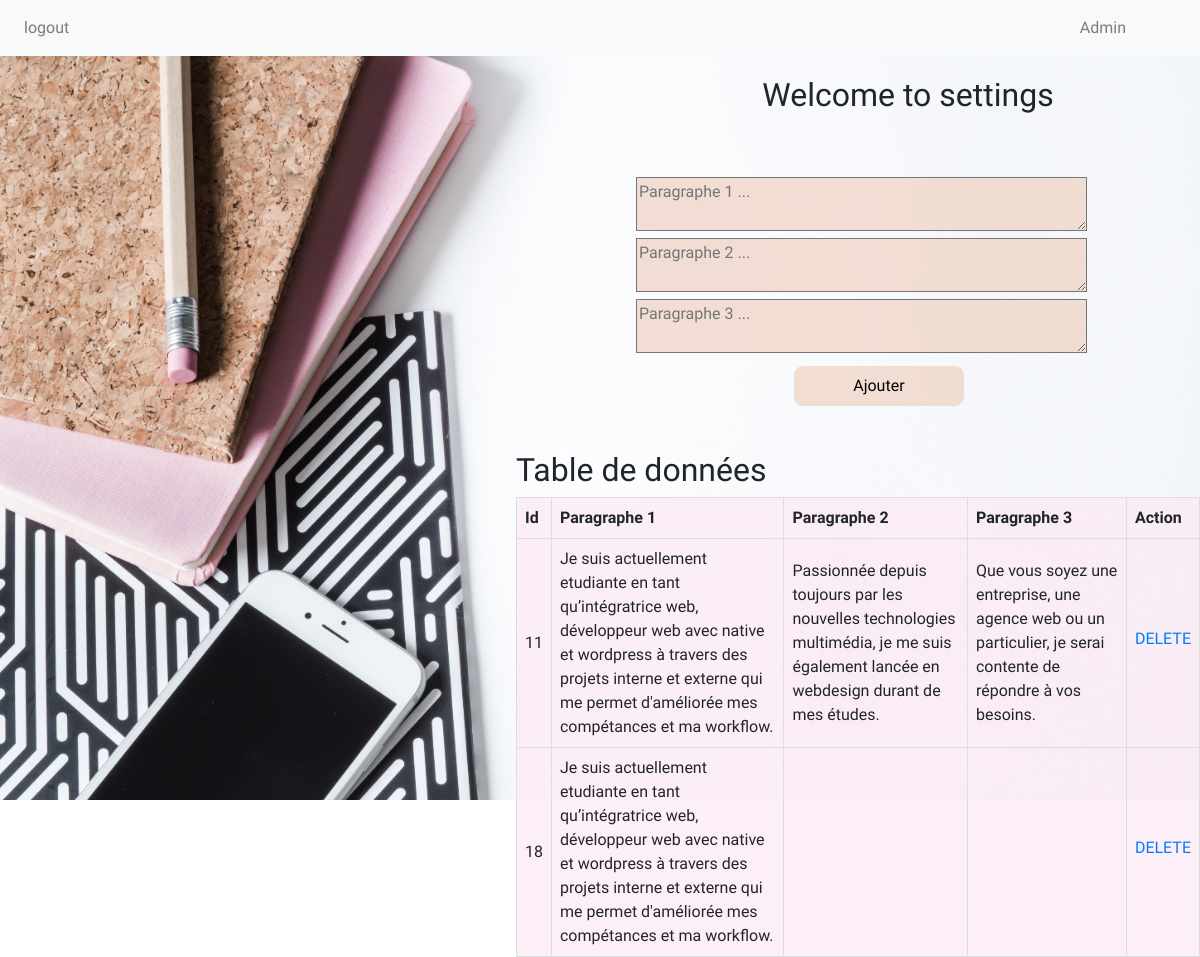
Screenshot of /projet_fil_rouge/parabout.php (signed in) with the database file from the repository.
### tables this page shows
CREATE TABLE `about` (
  `id` int(11) NOT NULL,
  `para1` text NOT NULL,
  `para2` text NOT NULL,
  `para3` text NOT NULL
);

### projet_fil_rouge/parabout.php (the view, shortened to what this page needs)
<?php
require('navadmin.php');
require('conex.php');
?>
<!DOCTYPE html>
<html lang="en">
<head>
</head>
<body>
<div>
        <div class="title2"> <h2>Welcome to settings </h2></div>
    </div>
    <div class="formPortfolio">
                <form class="projectForm" class="felx_about " action="" method="POST">
                  <br>  <textarea type="text" name="para1" class="aboutext"  placeholder="Paragraphe 1 ..."></textarea>
                 <br>   <textarea type="text" name="para2" class="aboutext" placeholder="Paragraphe 2 ..."></textarea>
                   <br> <textarea type="text" name="para3"class="aboutext"  placeholder="Paragraphe 3 ..."></textarea>
                    <br> <input class="btn_about" class="projectForm__sendBtn" type="submit" value="Ajouter" name="Ajouter">
                </form>
    </div>
    <div class="dataPortfolio">
                <h2 class="titlePortfolio">Table de données</h2>
                <form class="form1" method="POST">
                    <table id="portfolioTable">
                        <tr>
                            <th>Id</th>
                            <th>Paragraphe 1</th>
                            <th>Paragraphe 2</th>
                            <th>Paragraphe 3</th>
                            <th>Action</th>
                        </tr>
                            <?php
                                $sql = 'SELECT * FROM about';
                                $stmt = $db->prepare($sql);
                                $stmt->execute();
                                $don = $stmt->fetchAll(PDO::FETCH_OBJ);
                                    foreach($don as $info){
                            ?>
                                <tr>
                                    <td><?= $info->id ;?></td>
                                    <td><?= $info->para1 ;?></td>
                                    <td><?= $info->para2 ;?></td>
                                    <td><?= $info->para3 ;?></td>
                                    <td>
                                <label class="labelBtns" ><a class="btnFrm colorRed" href="./delete.php?id=<?= $info->id ?>" onclick="return confirm('Are you sure you want to delete this entry!')">DELETE</a>
                                </label>
                                </td>
                                </tr>
                            <?php
                                }
                            ?>
                    </table>
                </form>
            </div>
</body>
</html>

### projet_fil_rouge/css/style.css (style rules this page uses)
body { background-size: cover; background-repeat: no-repeat; height: 100vh; overflow-x: hidden; font-family: 'Courgette', cursive; background-image: url(../img/pexels35.jpg); }
.formPortfolio { margin-left: 53%; margin-top: 39px; }
.dataPortfolio { margin-left: 43%; margin-top: 39px; }
table { border-collapse: collapse; width: 100%; background-color: #fde8f4b4; }
td, th { border: 1px solid #dddddd; text-align: left; padding: 8px; }
.title2 { margin-left: 59%; margin-top: 20px; width: 400px; text-align: center; }
.projectForm .aboutext { width: 80%; background-color: #f0d8cbd5; }
.projectForm .btn_about { margin: 1% 28%; color: black; border: none; border-radius: 9px; width: 170px; height: 40px; background-color: #f0d8cbd5; }

### rows the page displays
about: id "11", para1 "Je suis actuellement etudiante en tant qu’intégratrice web, développeur web avec native et wordpress à travers des projets interne et externe qui me permet d'améliorée mes compétances et ma workflow.", para2 "Passionnée depuis toujours par les nouvelles technologies multimédia, je me suis également lancée en webdesign durant de mes études.", para3 "Que vous soyez une entreprise, une agence web ou un particulier, je serai contente de répondre à vos besoins."
about: id "18", para1 "Je suis actuellement etudiante en tant qu’intégratrice web, développeur web avec native et wordpress à travers des projets interne et externe qui me permet d'améliorée mes compétances et ma workflow."
